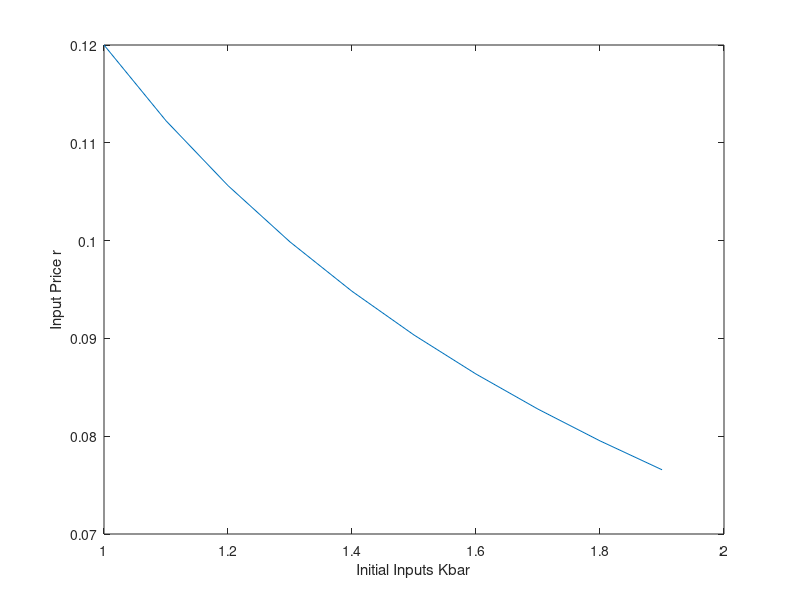

MATLAB code for this plot:
clearvars;
% shared parameters 
alpha = .3;
% preferences parameters
beta = 1.1; %consumers like goods 2 better
% different values of A1 
for i = 1:10
    kbar(i) = [ 0.9+i/10 ];
    lbar(i) = [ 1 ];
    relativebar(i) = [ kbar(i)/lbar(i) ];
    A1(i) = [1];
    A2(i) = [1.5];
    relativeA(i) = [ A1(i)/A2(i) ];
    P1(i) = [ A1(i)/(A1(i) + A2(i))];
    P2(i) = [ 1 - P1(i) ];
    relativeP(i) = [ P2(i)/P1(i) ];
    L1(i) = [ lbar(i)*(1/(1+beta)) ];
    L2(i) = [ lbar(i)*(beta/(1+beta)) ];
    K1(i) = [ kbar(i)*(1/(1+beta)) ];
    K2(i) = [ kbar(i)*(beta/(1+beta)) ];
    R(i) = [ (alpha*A1(i)*P1(i))/((kbar(i)/lbar(i))^(1-alpha)) ];
    W(i) = [ ((1-alpha)*A1(i)*P1(i))/((kbar(i)/lbar(i))^(-alpha)) ];
end


plot(kbar, R)
xlabel('Initial Inputs Kbar')
ylabel('Input Price r') 



%{
 plot(A1, P1)
xlabel('Technology A1')
ylabel('Price p1') 
%}
